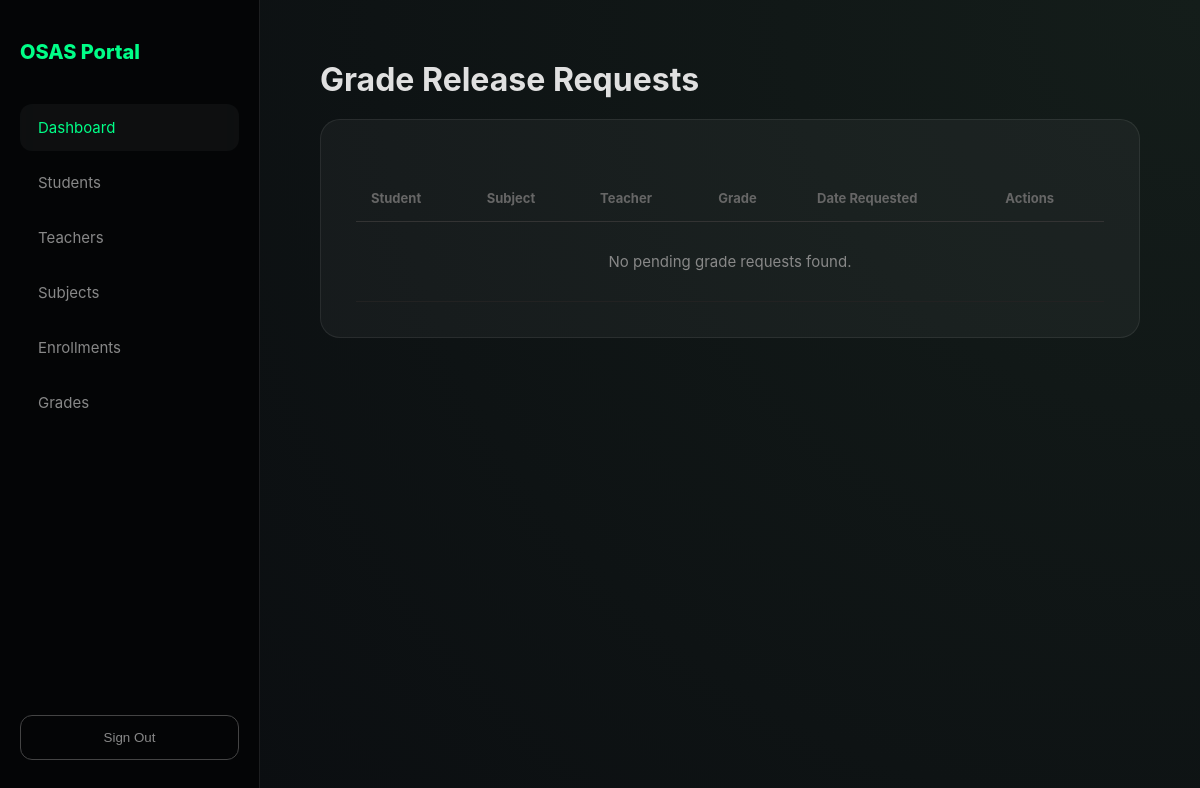
The app's page /osas/grades.php (signed in), older data.
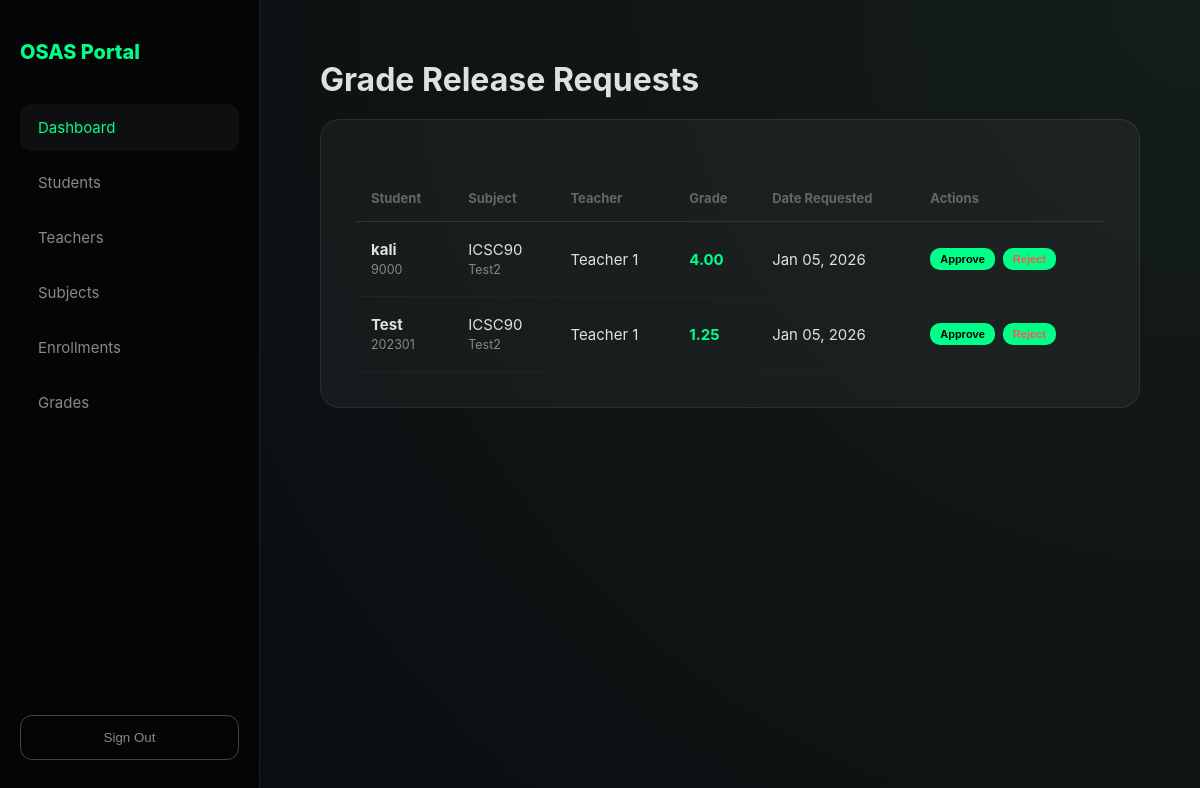
The same page, newer data.
### tables this page shows
CREATE TABLE `grades` (
  `id` int(11) NOT NULL,
  `student_id` varchar(50) DEFAULT NULL,
  `subject_id` int(11) DEFAULT NULL,
  `teacher_id` int(11) DEFAULT NULL,
  `grade` decimal(5,2) DEFAULT NULL,
  `status` enum('Released','Rejected','Pending') NOT NULL,
  `grade_status` enum('Passed','Failed') DEFAULT NULL,
  `created_at` timestamp NOT NULL DEFAULT current_timestamp()
);

CREATE TABLE `users` (
  `id` int(11) NOT NULL,
  `user_id` varchar(50) DEFAULT NULL,
  `email` varchar(255) NOT NULL,
  `fullname` varchar(100) DEFAULT NULL,
  `gender` varchar(255) NOT NULL,
  `role` enum('student','teacher','osas') DEFAULT NULL,
  `password` varchar(255) DEFAULT NULL,
  `status` enum('Active','Inactive') NOT NULL DEFAULT 'Active'
);

CREATE TABLE `subjects` (
  `subject_id` int(11) NOT NULL,
  `subject_code` varchar(20) NOT NULL,
  `subject_name` varchar(100) NOT NULL,
  `teacher_id` int(11) NOT NULL,
  `created_at` timestamp NOT NULL DEFAULT current_timestamp()
);

### osas/grades.php (the view, shortened to what this page needs)
<?php
include '../config/db.php';
$pending_query = "
    SELECT
        g.id,
        g.grade,
        g.status,
        g.created_at,
        u_s.fullname AS student_name,
        g.student_id AS display_student_id,
        u_t.fullname AS teacher_name,
        s.subject_name,
        s.subject_code
    FROM grades g
    INNER JOIN users u_s ON g.student_id = u_s.user_id
    INNER JOIN users u_t ON g.teacher_id = u_t.id
    INNER JOIN subjects s ON g.subject_id = s.subject_id
    WHERE g.status = 'Pending'
    ORDER BY g.created_at ASC
";
$pending_grades = $conn->query($pending_query);
?>
<!DOCTYPE html>
<html lang="en">
<head>
    <link rel="stylesheet" href="/css/style.css">
</head>
<body class="app-shell">
<aside class="sidebar">
    <div class="portal-brand">OSAS Portal</div>
    <div class="nav-group">
            <a class="nav-link active" href="index.php">Dashboard</a>
            <a class="nav-link" href="students.php">Students</a>
            <a class="nav-link" href="teachers.php">Teachers</a>
            <a class="nav-link" href="subjects.php">Subjects</a>
            <a class="nav-link" href="enrollments.php">Enrollments</a>
            <a class="nav-link" href="grades.php">Grades</a>
        </div>
    <button class="sign-out-btn" onclick="window.location.href='/assets/logout.php'">Sign Out</button>
</aside>
<main class="main-view">
    <div class="container">
        <h1>Grade Release Requests</h1>
        <div class="glass-card">
            <table class="modern-table">
                <thead>
                    <tr>
                        <th>Student</th>
                        <th>Subject</th>
                        <th>Teacher</th>
                        <th>Grade</th>
                        <th>Date Requested</th>
                        <th>Actions</th>
                    </tr>
                </thead>
                <tbody>
                    <?php if ($pending_grades && $pending_grades->num_rows > 0): ?>
                        <?php while($row = $pending_grades->fetch_assoc()): ?>
                        <tr>
                            <td>
                                <strong><?= htmlspecialchars($row['student_name']) ?></strong><br>
                                <small style="color: #888;"><?= htmlspecialchars($row['display_student_id']) ?></small>
                            </td>
                            <td>
                                <?= htmlspecialchars($row['subject_code']) ?><br>
                                <small style="color: #888;"><?= htmlspecialchars($row['subject_name']) ?></small>
                            </td>
                            <td><?= htmlspecialchars($row['teacher_name']) ?></td>
                            <td>
                                <span style="color: var(--neon-green); font-weight: bold;">
                                    <?= number_format($row['grade'], 2) ?>
                                </span>
                            </td>
                            <td><?= date("M d, Y", strtotime($row['created_at'])) ?></td>
                            <td>
                                <form method="POST" style="display: flex; gap: 8px;">
                                    <button type="submit" name="action" value="approve" class="neon-btn" style="padding: 5px 10px; font-size: 11px;">Approve</button>
                                    <button type="submit" name="action" value="reject" class="neon-btn" style="padding: 5px 10px; font-size: 11px; border-color: #ff5555; color: #ff5555;">Reject</button>
                                </form>
                            </td>
                        </tr>
                        <?php endwhile; ?>
                    <?php else: ?>
                        <tr>
                            <td colspan="6" style="text-align:center; padding: 30px; color: #888;">No pending grade requests found.</td>
                        </tr>
                    <?php endif; ?>
                </tbody>
            </table>
        </div>
    </div>
</main>
</body>
</html>

Row changes from the older to the newer data that the page shows:
added grades: users.fullname "kali", student "9000", subject.subject_code "ICSC90", subject.subject_name "Test2", users.fullname "Teacher 1", grade "4.00", created_at "Jan 05, 2026"
added grades: users.fullname "Test", student "202301", subject.subject_code "ICSC90", subject.subject_name "Test2", users.fullname "Teacher 1", grade "1.25", created_at "Jan 05, 2026"
Text that changed along with them:
text no longer shown: "No pending grade requests found."
